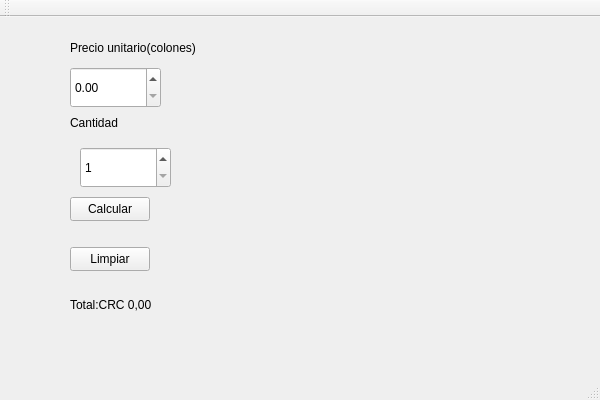
<?xml version="1.0" encoding="UTF-8"?>
<ui version="4.0">
 <class>Lab6Class</class>
 <widget class="QMainWindow" name="Lab6Class">
  <property name="geometry">
   <rect>
    <x>0</x>
    <y>0</y>
    <width>600</width>
    <height>400</height>
   </rect>
  </property>
  <property name="windowTitle">
   <string>QtWidgetsApplication1</string>
  </property>
  <widget class="QWidget" name="centralWidget">
   <widget class="QLabel" name="lblPrecio">
    <property name="geometry">
     <rect>
      <x>70</x>
      <y>10</y>
      <width>171</width>
      <height>41</height>
     </rect>
    </property>
    <property name="text">
     <string>Precio unitario(colones)</string>
    </property>
   </widget>
   <widget class="QDoubleSpinBox" name="spnPrecio">
    <property name="geometry">
     <rect>
      <x>70</x>
      <y>50</y>
      <width>91</width>
      <height>41</height>
     </rect>
    </property>
    <property name="maximum">
     <double>1000000.000000000000000</double>
    </property>
    <property name="singleStep">
     <double>100.000000000000000</double>
    </property>
   </widget>
   <widget class="QLabel" name="lblCantidad">
    <property name="geometry">
     <rect>
      <x>70</x>
      <y>90</y>
      <width>81</width>
      <height>31</height>
     </rect>
    </property>
    <property name="text">
     <string>Cantidad</string>
    </property>
   </widget>
   <widget class="QPushButton" name="btnCalcular">
    <property name="geometry">
     <rect>
      <x>70</x>
      <y>180</y>
      <width>80</width>
      <height>24</height>
     </rect>
    </property>
    <property name="text">
     <string>Calcular</string>
    </property>
   </widget>
   <widget class="QPushButton" name="btnLimpiar">
    <property name="geometry">
     <rect>
      <x>70</x>
      <y>230</y>
      <width>80</width>
      <height>24</height>
     </rect>
    </property>
    <property name="text">
     <string>Limpiar</string>
    </property>
   </widget>
   <widget class="QLabel" name="lblTotal">
    <property name="geometry">
     <rect>
      <x>70</x>
      <y>280</y>
      <width>81</width>
      <height>16</height>
     </rect>
    </property>
    <property name="text">
     <string>Total:CRC 0,00</string>
    </property>
   </widget>
   <widget class="QSpinBox" name="spnCantidad">
    <property name="geometry">
     <rect>
      <x>80</x>
      <y>130</y>
      <width>91</width>
      <height>41</height>
     </rect>
    </property>
    <property name="minimum">
     <number>1</number>
    </property>
    <property name="maximum">
     <number>1000</number>
    </property>
   </widget>
  </widget>
  <widget class="QMenuBar" name="menuBar">
   <property name="geometry">
    <rect>
     <x>0</x>
     <y>0</y>
     <width>600</width>
     <height>21</height>
    </rect>
   </property>
  </widget>
  <widget class="QToolBar" name="mainToolBar">
   <attribute name="toolBarArea">
    <enum>TopToolBarArea</enum>
   </attribute>
   <attribute name="toolBarBreak">
    <bool>false</bool>
   </attribute>
  </widget>
  <widget class="QStatusBar" name="statusBar"/>
 </widget>
 <layoutdefault spacing="6" margin="11"/>
 <resources/>
 <connections/>
</ui>
